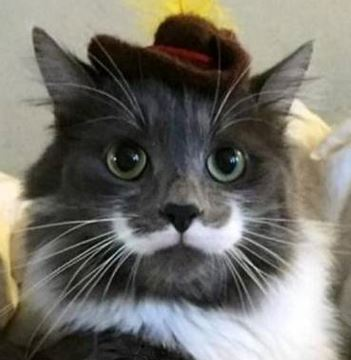
#> input picture Flask/AllFaceDataset/0030/0003_002.jpg, 351 x 360 px; its folder holds only this picture in this run
$ python detectLocal.py
#> lines starting #> are read from the running program, lines starting #| are printed output that depends on the picture
import numpy as np
import cv2
import matplotlib.image as mpimg
import matplotlib.pyplot as plt
from PIL import Image
import os

cat_face_cascade = cv2.CascadeClassifier('./haarcascade_frontalcatface_extended.xml')
carpeta_imagenes = './AllFaceDataset/0030'
imagenes = os.listdir(carpeta_imagenes)

def cara__recortada(img):
    cats = cat_face_cascade.detectMultiScale(img, 1.13, 1)
    print(cats)
    for (x, y, w, h) in cats:
        img=cv2.rectangle(img,(x,y),(x+w,y+h),(255,0,0),2)
    return img

for imagen in imagenes:
    image_path = os.path.join(carpeta_imagenes, imagen)
    img = mpimg.imread(image_path)
#> img is the input picture: shape (360, 351, 3); mean R, G, B 116.1, 113.8, 105.9
    """ print("MOSTRANDO IMAGEN ORIGINAL")
    plt.imshow(img)
    plt.show() """

    print(f"Mostrando resultado para la imagen {imagen}")
    img_recortada=cara__recortada(img)
#> in cara__recortada, `cats = cat_face_cascade.detectMultiScale(img, 1.13, 1)`: cats = [[51, 59, 247, 247]]
#| [[ 51  59 247 247]]
#> the loop in cara__recortada, `for (x, y, w, h) in cats:` made 1 pass
#> pass 1, in cara__recortada, `img=cv2.rectangle(img,(x,y),(x+w,y+h),(255,0,0),2)`:
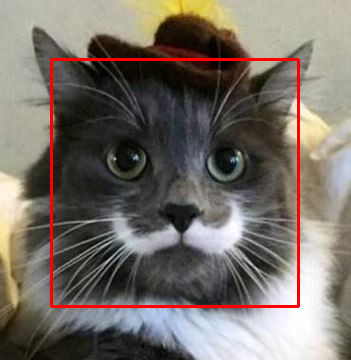
#> img: shape (360, 351, 3); mean R, G, B 119.2, 111, 103.3
    plt.imshow(img_recortada)
    plt.show()


img = mpimg.imread('../Flask/AllFaceDataset/0029/0029_001'+'.JPG',3)
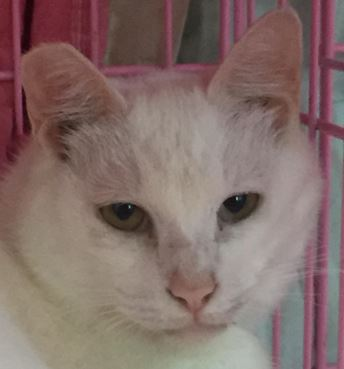
#> input picture Flask/AllFaceDataset/0029/0029_001.JPG, 344 x 369 px
#> img is the input picture: shape (369, 344, 3); mean R, G, B 130.4, 109, 104.5
